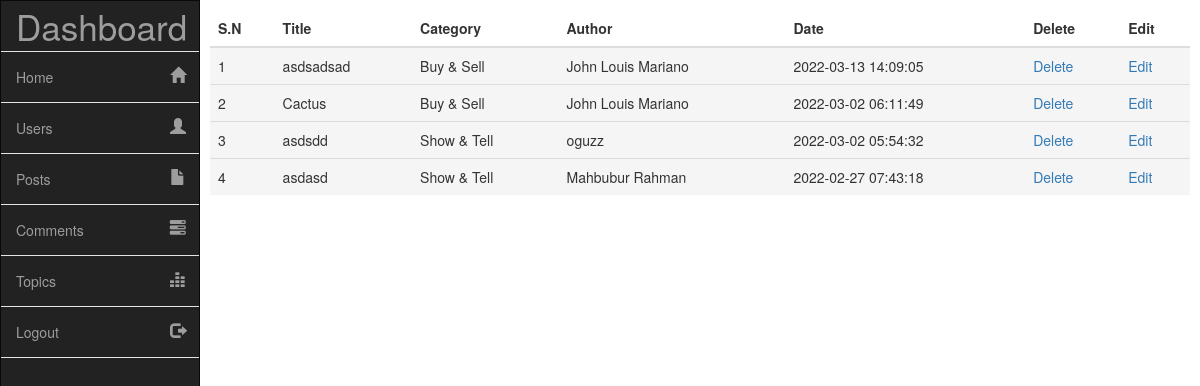
The app's page /admin/index.php?page=posts (signed in) with its own data.
### tables this page shows
CREATE TABLE `posts` (
  `post_id` int(11) NOT NULL,
  `user_id` int(11) NOT NULL,
  `topic_id` int(11) NOT NULL,
  `post_title` text NOT NULL,
  `post_content` text NOT NULL,
  `post_date` timestamp NOT NULL DEFAULT current_timestamp() ON UPDATE current_timestamp(),
  `post_water` text NOT NULL,
  `post_watered` text NOT NULL,
  `post_soil` text NOT NULL,
  `post_sun` text NOT NULL,
  `post_plant` text NOT NULL
);

CREATE TABLE `topics` (
  `topic_id` int(11) NOT NULL,
  `topic_title` varchar(100) NOT NULL
);

CREATE TABLE `users` (
  `user_id` int(11) NOT NULL,
  `user_name` varchar(100) NOT NULL,
  `user_pass` varchar(100) NOT NULL,
  `user_email` varchar(100) NOT NULL,
  `user_country` varchar(100) NOT NULL,
  `user_gender` varchar(100) NOT NULL,
  `user_b_day` date NOT NULL,
  `user_image` text NOT NULL,
  `register_date` date NOT NULL,
  `last_login` date NOT NULL,
  `status` text NOT NULL,
  `verification_code` int(100) NOT NULL,
  `posts` text NOT NULL,
  `user_role` varchar(100) NOT NULL
);

### admin/posts.php (the view)
<div class="table-responsive">
	<table class="table">
		<thead>
			<tr>
				<th>S.N</th>
				<th>Title</th>
				<th>Category</th>
				<th>Author</th>
				<th>Date</th>
				<th>Delete</th>
				<th>Edit</th>
			</tr>
		</thead>
		<tbody>
			<?php
				$sel_posts = "SELECT * from posts order by 1 DESC";
				$run_posts = mysqli_query( $connection, $sel_posts );
				$i = 0;
				while ( $row_post = mysqli_fetch_array( $run_posts ) ) {
					$post_id = $row_post['post_id'];
					$user_id = $row_post['user_id'];
					$topic_id = $row_post['topic_id'];
					$post_title = $row_post['post_title'];
					$post_date = $row_post['post_date'];
					$i++;
					$sel_user = "SELECT * from users where user_id='$user_id'";
					$run_user = mysqli_query( $connection, $sel_user );
					$row_user = mysqli_fetch_array( $run_user );
					$user_name = $row_user['user_name'];
					$topic_query = "SELECT * from topics where topic_id='$topic_id'";
					$run_topic_query = mysqli_query( $connection, $topic_query );
					$row_topic = mysqli_fetch_array( $run_topic_query );
					$cat_name = $row_topic['topic_title'];
					$output  = "<tr class='active'>";
					$output .= "<td>$i</td>";
					$output .= "<td>$post_title</td>";
					$output .= "<td>$cat_name</td>";
					$output .= "<td>$user_name</td>";
					$output .= "<td>$post_date</td>";
					$output .= "<td><a href='delete_post.php?post_id=$post_id'>Delete</a></td>";
					$output .= "<td><a href='edit_post.php?post_id=$post_id'>Edit</a></td>";
					$output .= "</tr>";
					echo $output;
				}
			?>
		</tbody>
	</table>
</div>

### admin/assets/css/main.css (style rules this page uses)
body, html { height: 100%; }

### records on screen
posts: post_title "asdsadsad", topic.topic_title "Buy & Sell", user.user_name "John Louis Mariano", post_date "2022-03-13 14:09:05"
posts: post_title "Cactus", topic.topic_title "Buy & Sell", user.user_name "John Louis Mariano", post_date "2022-03-02 06:11:49"
posts: post_title "asdsdd", topic.topic_title "Show & Tell", user.user_name "oguzz", post_date "2022-03-02 05:54:32"
posts: post_title "asdasd", topic.topic_title "Show & Tell", user.user_name "Mahbubur Rahman", post_date "2022-02-27 07:43:18"
